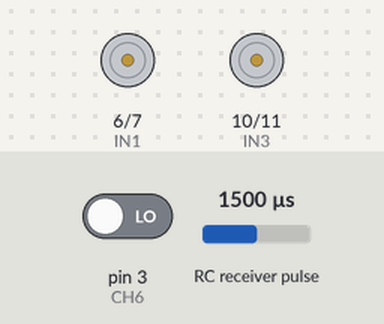
Bench run of a sketch on a simulated Arduino Uno, built with avr-gcc and run on an emulated ATmega328P. Shown: motor-driver pin pairs drawn as motors (green arrow = first pin HIGH = forward, orange = second pin HIGH = backward, longer = more drive, scaled by the enable pin). Wiring (inferred from the names in the program): RC receiver channel: data pin 2. The test bench sets the inputs (shaded band); at power-on: RC receiver pulse 1500 µs, pin 3 (CH6) LOW.

Above: at 1.2 s.
1.3 s: RC receiver pulse (sensor on pin 2) set to 1536 µs
At 2.0 s:
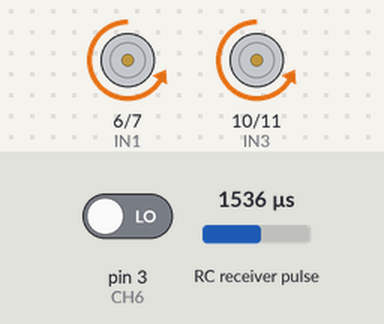
2.8 s: RC receiver pulse (sensor on pin 2) set to 1020 µs
At 4.0 s:
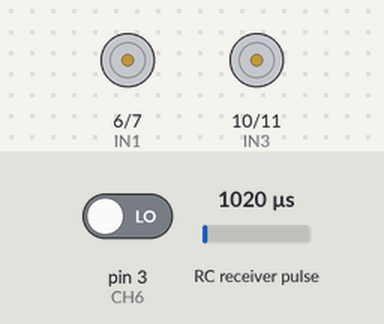
4.3 s: RC receiver pulse (sensor on pin 2) set to 1750 µs
At 5.5 s:
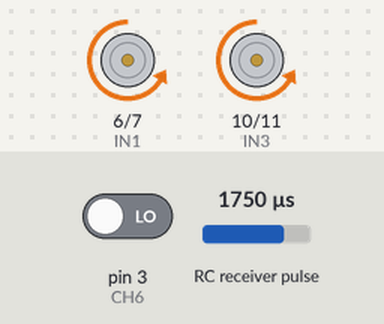
5.8 s: RC receiver pulse (sensor on pin 2) set to 1250 µs
At 6.4 s:
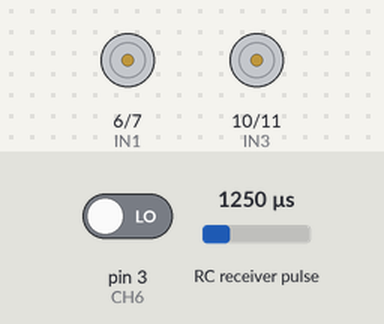
Timing chart, 0 to 8.3 s (numbered marks = the images above; inputs shaded):
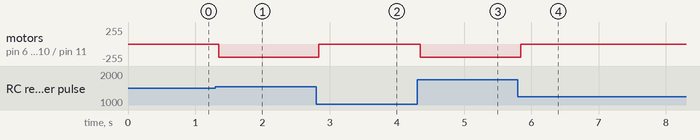

Measured:
- the behaviour switches between 1528 and 1529 µs on RC receiver pulse (sensor on pin 2) (found by bisection; images 0 and 1)
- after the input at 1.3 s, motor on pin 6 (IN1) / pin 7 (IN2), motor on pin 10 (IN3) / pin 11 (IN4): stopped → backward 200/255 after 0.05 s
- after the input at 2.8 s, motor on pin 6 (IN1) / pin 7 (IN2), motor on pin 10 (IN3) / pin 11 (IN4): backward 200/255 → stopped at once
- after the input at 4.3 s, motor on pin 6 (IN1) / pin 7 (IN2), motor on pin 10 (IN3) / pin 11 (IN4): stopped → backward 200/255 after 0.05 s
- after the input at 5.8 s, motor on pin 6 (IN1) / pin 7 (IN2), motor on pin 10 (IN3) / pin 11 (IN4): backward 200/255 → stopped at once

The sketch:

robotic-arm.ino
```cpp
/*
Arduino UNO 2

CH5 -> Mode Switch
    LOW  = Vehicle Mode
    HIGH = Arm Mode

CH6 -> Arm Control
    1000-1400 = Down / Close
    1600-2000 = Up / Open
*/

#define CH5 2
#define CH6 3

// Arm
#define ENA 5
#define IN1 6
#define IN2 7

// Gripper
#define ENB 9
#define IN3 10
#define IN4 11

void setup()
{
  pinMode(CH5,INPUT);
  pinMode(CH6,INPUT);

  pinMode(ENA,OUTPUT);
  pinMode(IN1,OUTPUT);
  pinMode(IN2,OUTPUT);

  pinMode(ENB,OUTPUT);
  pinMode(IN3,OUTPUT);
  pinMode(IN4,OUTPUT);
}

void loop()
{
  int mode = pulseIn(CH5,HIGH,25000);

  if(mode<1530)
  {
    stopAll();
    return;
  }

  int value = pulseIn(CH6,HIGH,25000);

  if(value>1710)
  {
      extendArm();
  }

  else if(value<1320)
  {
      retractArm();
  }

  else
  {
      stopArm();
  }
}

void extendArm()
{
  digitalWrite(IN1,HIGH);
  digitalWrite(IN2,LOW);
  analogWrite(ENA,200);

  digitalWrite(IN3,HIGH);
  digitalWrite(IN4,LOW);
  analogWrite(ENB,200);
}

void retractArm()
{
  digitalWrite(IN1,LOW);
  digitalWrite(IN2,HIGH);
  analogWrite(ENA,200);

  digitalWrite(IN3,LOW);
  digitalWrite(IN4,HIGH);
  analogWrite(ENB,200);
}

void stopArm()
{
  analogWrite(ENA,0);
  analogWrite(ENB,0);
}

void stopAll()
{
  stopArm();
}
```
